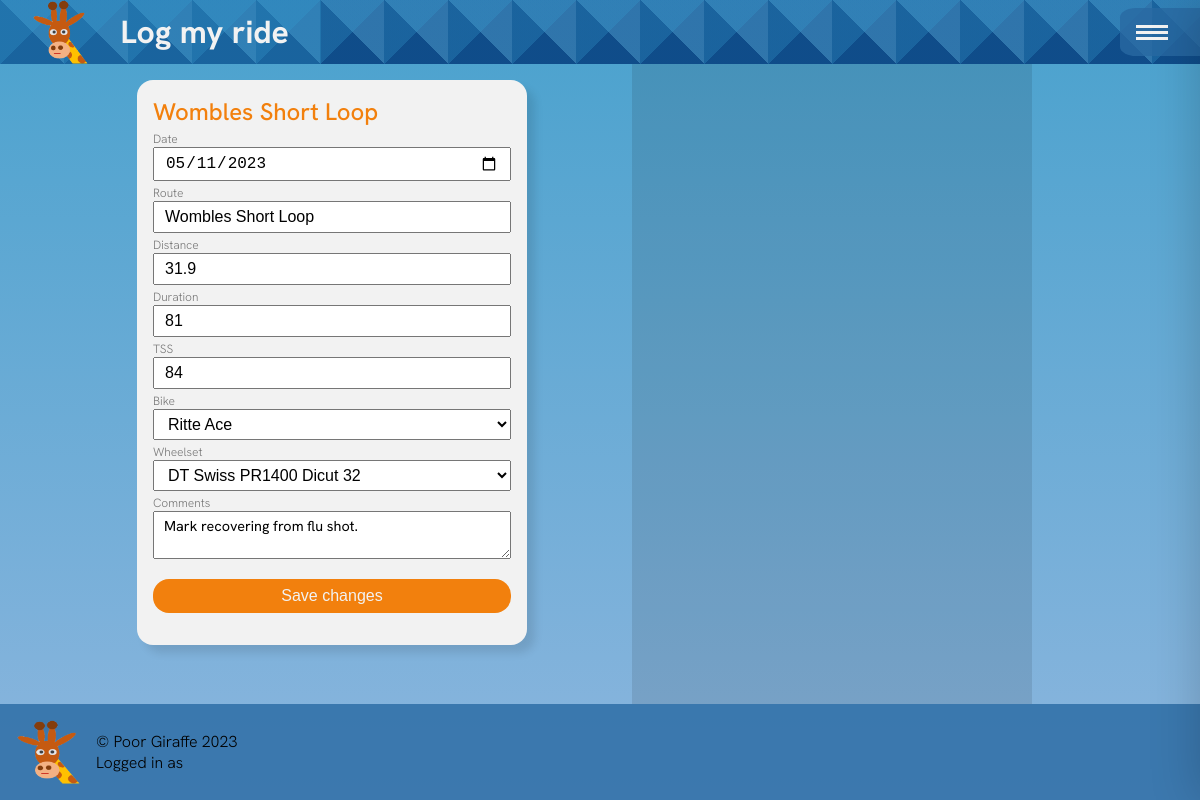
The app's page /log/3146, older data.
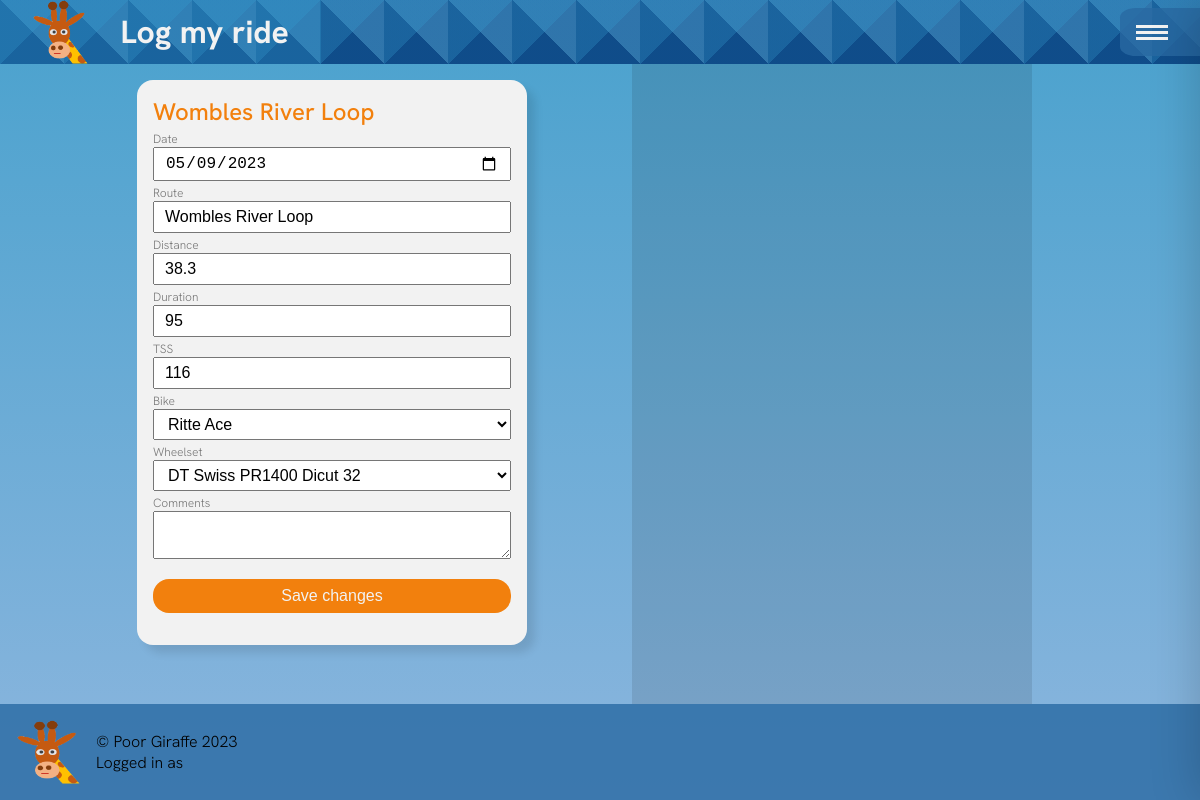
The same page, newer data.
### log/models.py (models this page shows, shortened)
class RideDetail(models.Model):
	user = models.ForeignKey(User, on_delete=models.CASCADE)
	bike_name = models.ForeignKey(BikeDetail, on_delete=models.CASCADE, null=True)
	wheelset = models.ForeignKey(Wheelsets, on_delete=models.CASCADE, null=True)
	ride_date = models.DateField(blank=True, help_text="Ride date")
	ride_name = models.CharField(max_length=100, help_text="Route description")
	ride_distance = models.DecimalField(max_digits=5, decimal_places=1, help_text='Distance in km')
	ride_time = models.IntegerField(help_text="Ride time in minutes")
	ride_tss = models.IntegerField(help_text="Training Stress Score")
	ride_comment = models.TextField(blank=True, null=True, help_text="Optional comments")

### log/views.py (the view, shortened to what this page needs)
# urls.py: path('<pk>', RideEdit.as_view(), name="ride-edit"),
class RideEdit(TemplateView):
	def get(self, request, pk=None):
		template_name = "ride.html"
		ride = get_object_or_404(RideDetail, id=pk)
		form = RideEditForm(request.POST or None, instance = ride)
		context = {
			'ride': ride,
			'form': form,
		}
		return render(request, template_name, context)

### log/forms.py (shortened to what this page needs)
class RideEditForm(forms.ModelForm):
	wheelset = forms.ModelChoiceField(queryset=Wheelsets.objects.all(), empty_label=None)
	bike_name = forms.ModelChoiceField(queryset=BikeDetail.objects.all(), empty_label=None)
	ride_comment = forms.CharField(widget=forms.Textarea(attrs={"rows": "2"}))
	class Meta:
		model = RideDetail
		fields = [
			'ride_date',
			'ride_name',
			'ride_distance',
			'ride_time',
			'ride_tss',
			'ride_comment',
			'bike_name',
			'wheelset'
			]
	def __init__(self, *args, **kwargs):
		user=kwargs.pop('user', None)
		super().__init__(*args, **kwargs)
		self.fields["ride_comment"].required = False
		if user:
			self.fields['bike_name'].queryset = BikeDetail.objects.filter(user=user, date_sold__isnull=True)
			self.fields['wheelset'].queryset = Wheelsets.objects.filter(user=user)

### bike/models.py (called while the page is built)
	def __str__(self):
		return self.bike_description

	def __str__(self):
		return self.wheels_name

### log/templates/ride.html (shortened to what this page needs)
{% extends 'base.html' %}
{% block body %}
<main>
	<div class="main__container">
			<form id="form" class="card card__input" action = "" method="post">
				<h2>{{ ride.ride_name }}</h2>
				<div class="card__input-info">
					<label for="ride_date">Date</label>
					<input type="date" name="ride_date" id="id_ride_date" value="{{ ride.ride_date|date:'Y-m-d' }}">
				</div>
				<div class="card__input-info">
					<label for="ride_name">Route</label>
					{{ form.ride_name }}
				</div>
				<div class="card__input-info">
					<label for="ride_distance">Distance</label>
					{{ form.ride_distance }}
				</div>
				<div class="card__input-info">
					<label for="ride_time">Duration</label>
					{{ form.ride_time }}
				</div>
				<div class="card__input-info">
					<label for="ride_tss">TSS</label>
					{{ form.ride_tss }}
				</div>
				<div class="card__input-info">
					<label for="bike_name">Bike</label>
					{{ form.bike_name }}
				</div>
				<div class="card__input-info">
					<label for="wheelset">Wheelset</label>
					{{ form.wheelset}}
				</div>
				<div class="card__input-info">
					<label for="ride_comment">Comments</label>
					{{ form.ride_comment }}
				</div>
				<div class="card__input-info">
					<input type="submit" value="Save changes">
				</div>
			</form>
		</div>
		<div class="sidebar"></div>
</main>
{% endblock %}

Row changes from the older to the newer data that the page shows:
changed RideDetail "Ritte Ace": ride_name "Wombles Short Loop" → "Wombles River Loop"; ride_date "05/11/2023" → "05/09/2023"; ride_distance "31.9" → "38.3"; ride_time "81" → "95"; ride_tss "84" → "116"; ride_comment "Mark recovering from flu shot." → (not shown)
